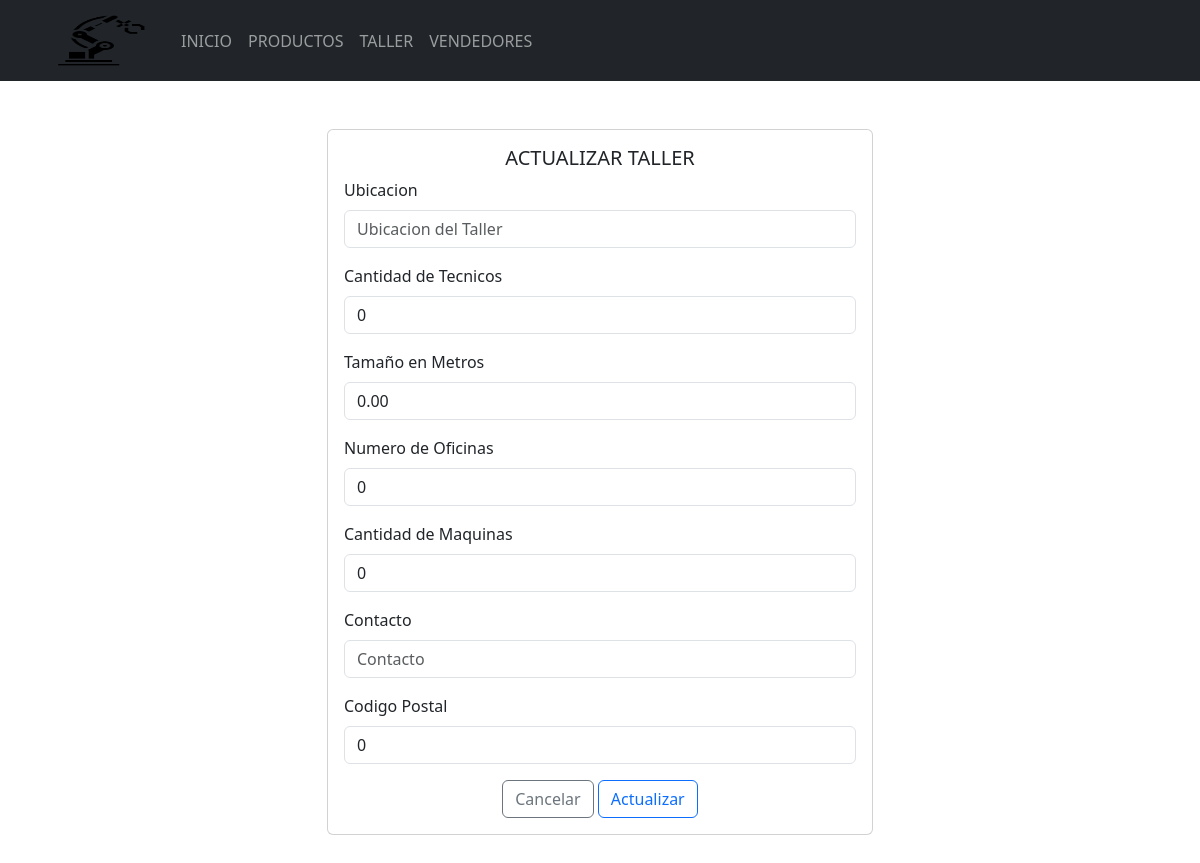
Screenshot of /Formularios/taller/actualizar.php?Id=5 with the database file from the repository.
### tables this page shows
CREATE TABLE `taller` (
  `id_taller` int(10) NOT NULL,
  `ubicacion` varchar(50) NOT NULL,
  `cant_tecnicos` int(50) NOT NULL,
  `tamano_mts` decimal(10,2) NOT NULL,
  `num_oficinas` int(50) NOT NULL,
  `cant_maquinas` int(50) NOT NULL,
  `contacto` varchar(50) NOT NULL,
  `cod_postal` int(50) NOT NULL
);

### Formularios/taller/actualizar.php (the view, shortened to what this page needs)
<!doctype html>
<html lang="es">
<head>
    <link rel="stylesheet" href="<?php echo base_url; ?>css/bootstrap.min.css">
<body>
    <header>
        <nav class="navbar navbar-expand-lg bg-dark" data-bs-theme="dark">
            <div class="container">
                <a class="navbar-brand" href="<?php echo base_url; ?>">
                    <img src="<?php echo base_url; ?>img/logo.png" alt="logo" height="55" width="115">
                </a>
                <div class="collapse navbar-collapse" id="mi-menu">
                    <ul class="navbar-nav">
                        <li class="nav-item">
                            <a class="nav-link" href="<?php echo base_url; ?>">INICIO</a>
                        </li>
                        <li class="nav-item">
                            <a class="nav-link" href="<?php echo base_url; ?>Formularios/productos/index.php">PRODUCTOS</a>
                        </li>
                        <li class="nav-item">
                            <a class="nav-link" href="<?php echo base_url; ?>Formularios/taller/index.php">TALLER</a>
                        </li>
                        <li class="nav-item">
                            <a class="nav-link" href="<?php echo base_url; ?>Formularios/vededores/index.php">VENDEDORES</a>
                        </li>
                    </ul>
                </div>
            </div>
        </nav>
    </header>
    <div class="container mt-5 mb-5">
        <div class="row justify-content-center">
            <div class="col-md-6">
                <div class="card">
                    <div class="card-body">
                        <h5 class="card-title text-center">ACTUALIZAR TALLER</h5>
                        <form action="<?php echo base_url; ?>CRUDC/editarDatos.php" method="post">
                            <?php
                            include_once("../../config/conexion.php");
                            $sql = "SELECT * FROM taller WHERE id_taller =" . $_REQUEST['Id'];
                            $resultado = $conexion->query($sql);
                            $row = $resultado->fetch_assoc();
                            ?>
                            <div class="mb-3">
                                <label for="ubicacionC" class="form-label">Ubicacion</label>
                                <input type="text" class="form-control" id="ubicacionC" name="ubicacionC" placeholder="Ubicacion del Taller" value="<?php echo $row['ubicacion'] ?>">
                            </div>
                            <div class="mb-3">
                                <label for="ctecnicosC" class="form-label">Cantidad de Tecnicos</label>
                                <input type="text" class="form-control" id="ctecnicosC" name="ctecnicosC" placeholder="Cantidad de Tecnicos" value="<?php echo $row['cant_tecnicos'] ?>">
                            </div>
                            <div class="mb-3">
                                <label for="tmtsC" class="form-label">Tamaño en Metros</label>
                                <input type="text" class="form-control" id="tmtsC" name="tmtsC" placeholder="Tamaño en Metros" value="<?php echo $row['tamano_mts'] ?>">
                            </div>
                            <div class="mb-3">
                                <label for="nofiC" class="form-label">Numero de Oficinas</label>
                                <input type="text" class="form-control" id="nofiC" name="nofiC" placeholder="Numero de Oficinas" value="<?php echo $row['num_oficinas'] ?>">
                            </div>
                            <div class="mb-3">
                                <label for="cmaquinasC" class="form-label">Cantidad de Maquinas</label>
                                <input type="text" class="form-control" id="cmaquinasC" name="cmaquinasC" placeholder="Cantidad de Maquinas" value="<?php echo $row['cant_maquinas'] ?>">
                            </div>
                            <div class="mb-3">
                                <label for="contactoC" class="form-label">Contacto</label>
                                <input type="text" class="form-control" id="contactoC" name="contactoC" placeholder="Contacto" value="<?php echo $row['contacto'] ?>">
                            </div>
                            <div class="mb-3">
                                <label for="cpostalC" class="form-label">Codigo Postal</label>
                                <input type="text" class="form-control" id="cpostalC" name="cpostalC" placeholder="Codigo Postal" value="<?php echo $row['cod_postal'] ?>">
                            </div>
                            <div class="text-center">
                                <a href="../productos/index.php" type="submit" class="btn btn-outline-secondary">Cancelar</a>
                                <button type="submit" class="btn btn-outline-primary">Actualizar</button>
                            </div>
                        </form>
                    </div>
                </div>
            </div>
        </div>
    </div>
</body>
</html>

### rows the page displays
taller: ctecnicosC "0", tmtsC "0.00", nofiC "0", cmaquinasC "0", cpostalC "0"
